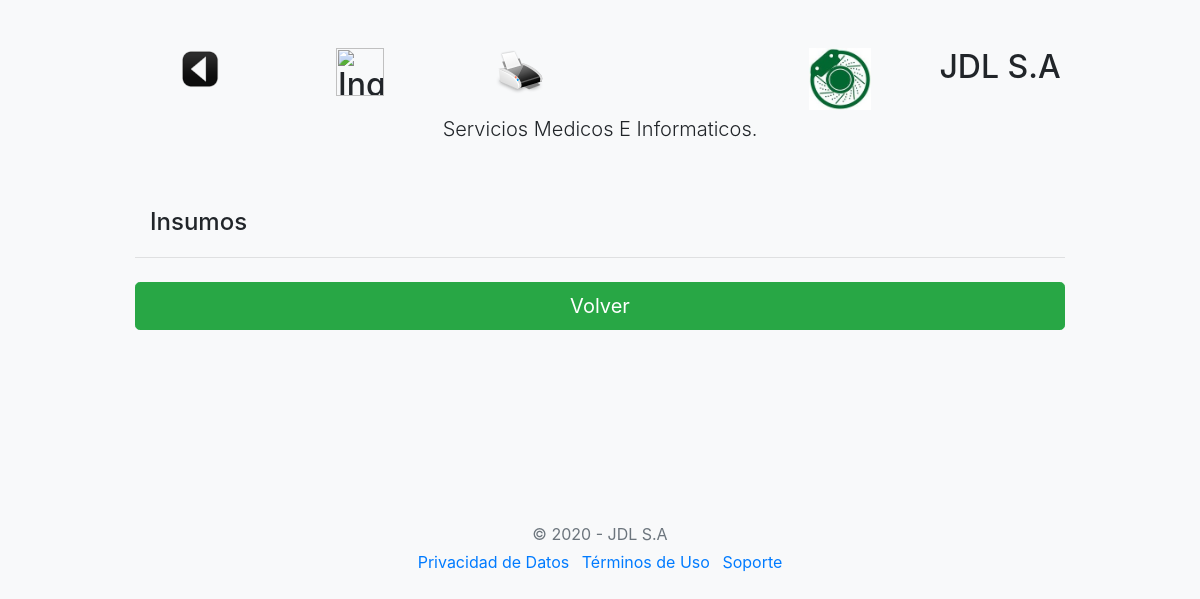
Page /insumos/index.php on the earlier database version.
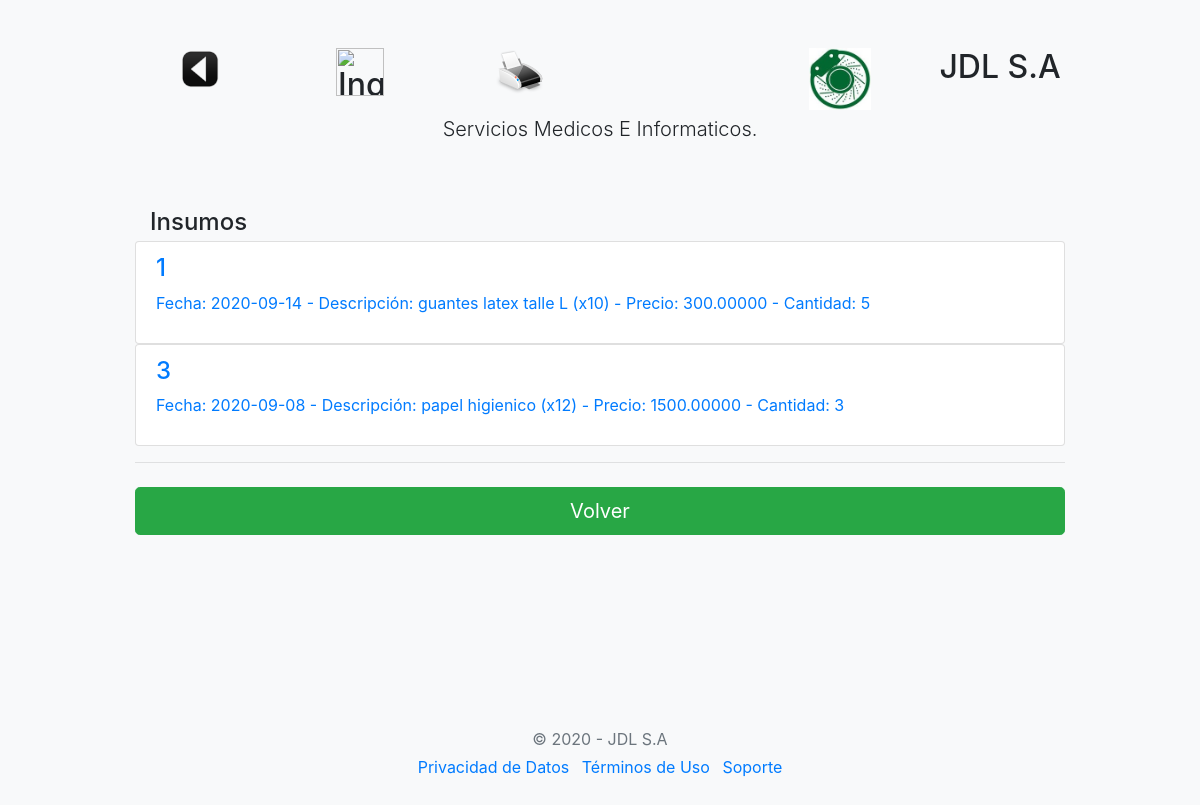
Same page on the later database version.
### tables this page shows
CREATE TABLE `insumos` (
  `id_insumo` int(8) NOT NULL,
  `fecha_insumo` date DEFAULT NULL,
  `descripcion_insumo` varchar(30) DEFAULT NULL,
  `precio_insumo` decimal(12,5) DEFAULT NULL,
  `cantidad_insumo` int(4) DEFAULT NULL
);

### insumos/index.php (the view, shortened to what this page needs)
<!doctype html>
<html>
  <head>
	<link rel="stylesheet" href="https://stackpath.bootstrapcdn.com/bootstrap/4.5.0/css/bootstrap.min.css">
    <link href="form-validation.css" rel="stylesheet">
  </head>
  <body class="bg-light">
    <div class="container">
  <div class="py-5 text-center">
  <div class="row">
    <div class="col-sm-2"><h2>
		<img border="0" src="../img/atras.png" width="42" height="42" title="Volver al menú"
		onclick=location.href='../panel/'; onKeyPress=location.href='../panel/'; style='cursor:pointer';/>
	</h2>
	</div>
    <div class="col-sm-2"><h2>
		<img border="0" src="../img/nuevo.png" width="48" height="48" title="Ingresar Insumo"
		onclick=location.href='insumos.php'; onKeyPress=location.href='insumos.php';
		style='cursor:pointer';>
	</h2></div>
	<div class="col-sm-2"><h2>
		<img border="0" src="../img/imprimir.png" width="48" height="48" title="Impresión"
		onclick=location.href='listado.php'; onKeyPress=location.href='listado.php';
		style='cursor:pointer';>
	</h2></div>
    <div class="col-sm-2"><h2></h2></div>
  <div class="col-sm-2"><img class="d-block mx-auto mb-1" src="../img/disc.jpg" alt="" width="62" height="62"></div>
  <div class="col-sm-2"><h2>JDL S.A</h2></div>
</div>
    <p class="lead">Servicios Medicos E Informaticos.</p>
  </div>
    <div class="col-md-12 order-md-1">
      <h4 class="mb-1">Insumos</h4>
	</div>
<?php
   require "../conexion.php";
    $sql = "SELECT * from insumos order by id_insumo";
	$query = $mysqli->query($sql);
	while($resultado = $query->fetch_assoc()) {
        $insumos[] = $resultado;
    }
?>
        <div class="list-group">
			<?php
				$long = count($insumos);
				for($i=0; $i< $long; $i++){
				?>
		<div class="list-group">
    <a 	<?php echo "href=modifica.php?id_insumo=".$insumos[$i]['id_insumo'];?>
						 class="list-group-item">
				<h4 class="list-group-item-heading"> <?php echo $insumos[$i]['id_insumo'] ."";?> </h4>
        <p class="list-group-item-text"><?php 	echo "Fecha: " . $insumos[$i]['fecha_insumo'] ." - Descripción: ";
                            echo $insumos[$i]['descripcion_insumo'] ." - Precio: ";
                            echo $insumos[$i]['precio_insumo'] ." - Cantidad: ";
                            echo $insumos[$i]['cantidad_insumo'] ."";
														?></p>
				</a>
    	</div>
	<?php  } ?>
		</div>
        <a href="../panel/">	 <hr class="mb-4">
        <button class="btn btn-success btn-lg btn-block" type="submit">Volver</button>
  <footer class="my-5 pt-5 text-muted text-center text-small"></a>
    </div>
  <footer class="my-5 pt-5 text-muted text-center text-small">
    <p class="mb-1">&copy; 2020 - JDL S.A</p>
   <ul class="list-inline">
      <li class="list-inline-item"><a href="#">Privacidad de Datos</a></li>
      <li class="list-inline-item"><a href="#">Términos de Uso</a></li>
      <li class="list-inline-item"><a href="#">Soporte</a></li>
    </ul>
  </footer>
</body>
</html>

Differences in the rows shown:
added insumos: id_insumo "1", fecha_insumo "2020-09-14", descripcion_insumo "guantes latex talle L (x10)", precio_insumo "300.00000", cantidad_insumo "5"
added insumos: id_insumo "3", fecha_insumo "2020-09-08", descripcion_insumo "papel higienico (x12)", precio_insumo "1500.00000", cantidad_insumo "3"
